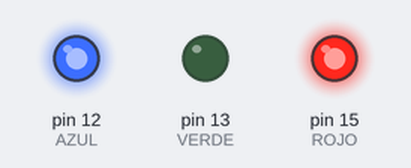
A sketch run on a simulated Arduino Uno, built with avr-gcc and run on an emulated ATmega328P. On the bench: output pins drawn as LEDs (lit = HIGH). Random numbers use the default seed unless the sketch sets one.

Above: at 0.1 s.
At 3.1 s:
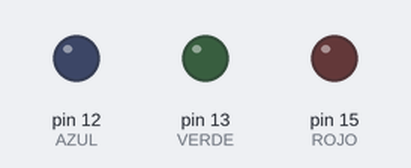
At 8.1 s:
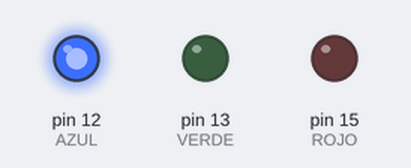
At 14.1 s:
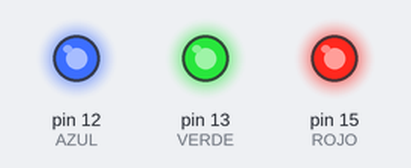
At 24.1 s:
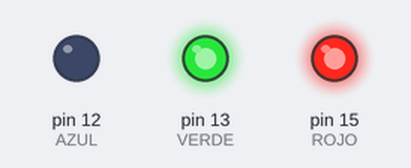
At 27.1 s:
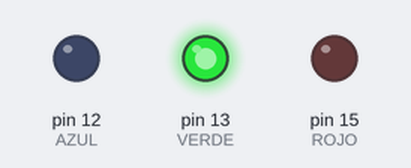
Timing chart, 0 to 40.0 s (numbered marks = the images above):
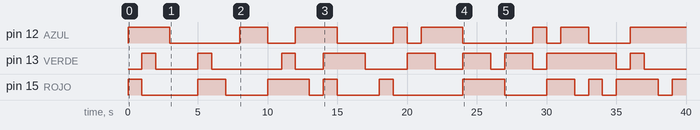

Measured:
- by itself, pin 12 (AZUL): LOW → HIGH at 0.00 s, → LOW 3.0 s later, → HIGH 5.0 s later, → LOW 2.0 s later, … (15 changes in this stretch)
- by itself, pin 13 (VERDE): LOW → HIGH at 1.0 s, → LOW 1.0 s later, → HIGH 3.0 s later, → LOW 1.0 s later, … (18 changes in this stretch)
- by itself, pin 15 (ROJO): LOW → HIGH at 0.00 s, → LOW 1.0 s later, → HIGH 4.0 s later, → LOW 2.0 s later, … (19 changes in this stretch)

The sketch:

09_tricolor.ino
```cpp
#define ROJO 15
#define VERDE 13
#define AZUL 12

void setup()
{
 pinMode(ROJO, OUTPUT);
 pinMode(VERDE, OUTPUT);
 pinMode(AZUL, OUTPUT);
}

void loop()
{
  /*
digitalWrite(ROJO, LOW);
digitalWrite(VERDE, HIGH);
digitalWrite(AZUL, LOW);
delay(500);

digitalWrite(ROJO, HIGH);
digitalWrite(VERDE, LOW);
digitalWrite(AZUL, LOW);
delay(500);

digitalWrite(ROJO, LOW);
digitalWrite(VERDE, LOW);
digitalWrite(AZUL, HIGH);
delay(500);

digitalWrite(ROJO, LOW);
digitalWrite(VERDE, LOW);
digitalWrite(AZUL, LOW);
delay(500);
*/

int r = 0;
int g = 0;
int b = 0;

for(;;)
{
  r = random(0, 255);
  g = random(0, 255);
  b = random(0, 255);

  analogWrite(ROJO, r);
  analogWrite(VERDE, g);
  analogWrite(AZUL, b);

  delay(1000);
}

}
```
